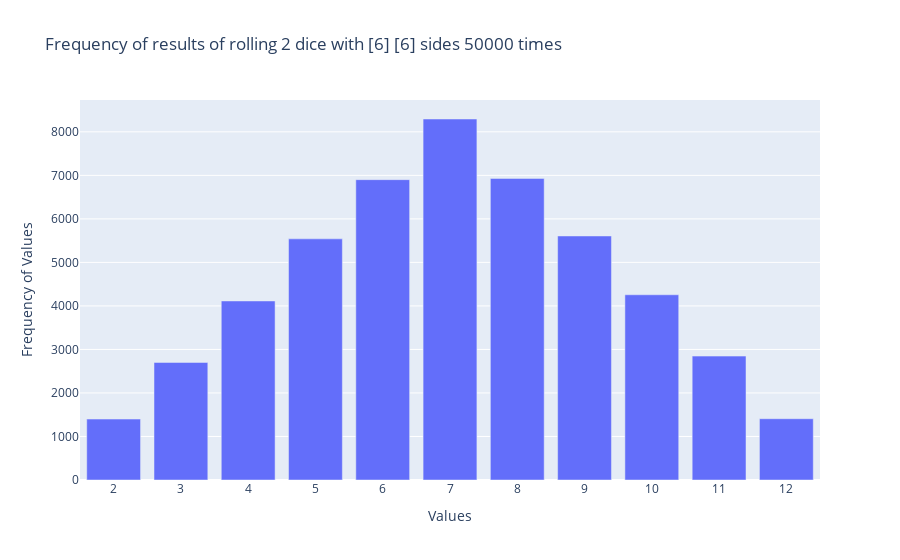

The cell this chart's notebook holds for it:
### Code cell
fig = px.bar(x=possible_results, y=frequencies, title=title, labels=label)
fig.update_layout(xaxis_dtick=1)
fig.show()

### Figure 1 — Plotly figure (JSON) as saved in the notebook; plotly's stock layout.template omitted (floating-point values rounded to 4 significant figures)
{"data": [{"hovertemplate": "Values=%{x}<br>Frequency of Values=%{y}<extra></extra>", "legendgroup": "", "marker": {"color": "#636efa", "pattern": {"shape": ""}}, "name": "", "orientation": "v", "showlegend": false, "textposition": "auto", "type": "bar", "x": [2, 3, 4, 5, 6, 7, 8, 9, 10, 11, 12], "xaxis": "x", "y": [1400, 2701, 4114, 5541, 6901, 8295, 6930, 5607, 4256, 2847, 1408], "yaxis": "y"}], "layout": {"barmode": "relative", "legend": {"tracegroupgap": 0}, "title": {"text": "Frequency of results of rolling 2 dice with [6] [6] sides 50000 times"}, "xaxis": {"anchor": "y", "domain": [0, 1], "dtick": 1, "title": {"text": "Values"}}, "yaxis": {"anchor": "x", "domain": [0, 1], "title": {"text": "Frequency of Values"}}}}
